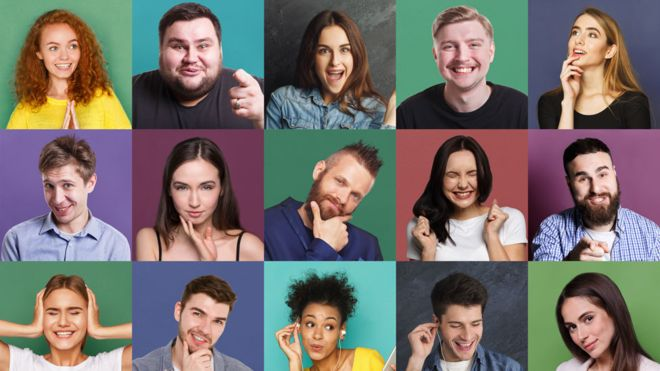
#> input picture imagenesApoyo/caras2.jpg, 660 x 371 px
$ python ejemplo1.py imagenesApoyo/caras2.jpg
#> lines starting #> are read from the running program, lines starting #| are printed output that depends on the picture; after the words box and inside, x2 and y2 are one past the last pixel; in counts of white or black regions, pixels touching at a corner belong together
### visionrostros.py
import cv2
from matplotlib import pyplot as plt


def detectarRostros(imagenAnalizar):
    entrenamiento = "haarcascade_frontalface_default.xml"
    clasificadorRostros = cv2.CascadeClassifier(entrenamiento)

    #imagenAnalizar = cv2.imread(rutaImagen)
    imagenGris = cv2.cvtColor(imagenAnalizar, cv2.COLOR_BGR2GRAY)

    # Rostros detectados imagenAnalizar
    rostros = clasificadorRostros.detectMultiScale(
        imagenGris,
        scaleFactor=1.1,
        minNeighbors=4,
        minSize=(30, 30)
    )

    imagenesRostros = []
    for (x, y, w, h) in rostros:
        ROI = imagenAnalizar[y:y + h, x:x + w]
        imagenesRostros.append(ROI)

    return [rostros, imagenesRostros]
   # return imagenesRostros


#==========================================================
# función que genera archivos de imagenes por cada rostro identificado

def crearRostros(imagenAnalizar, rostros):
    ROI_number = 0
    for (x, y, w, h) in rostros:
        ROI = imagenAnalizar[y:y+h, x:x+w]
        cv2.imwrite(f'./reconocer/ROI_{ROI_number}.png', ROI)
        ROI_number += 1
    print("{} archivos creados...".format(len(rostros)))

#=================================================================
#función que muestra los rostos identificados
def verRostosImagen(imagenAnalizar, rostros):
    print("Encontrado {0} rostros en la imagen!".format(len(rostros)))

    #dibuja un rectangulo al rededor del rostro
    #color = (255,0,0) #BGR: azul
    color = (0,255,0) #BGR: verde
    #color = (0,0,255) #BGR: rojo
    grosor = 2

    for (x, y, w, h) in rostros:
        cv2.rectangle(imagenAnalizar, (x, y), (x+w, y+h), color, grosor)

    cv2.imshow("rostros encontrado", imagenAnalizar)
    print ("[esc] en la imagen para salir...")
    cv2.waitKey(0)


# [43 lines left out: functions pintarRostosImagen, verSubRostros, not called in this run]

### ejemplo1.py
from visionrostros import *
import cv2
import sys


# Valores de entrada
rutaImagen = sys.argv[1]
imagenAnalizar = cv2.imread(rutaImagen)
#> imagenAnalizar is the input picture: shape (371, 660, 3); mean B, G, R 108.3, 112.4, 118

[dataRostros, imagenesRostros] = detectarRostros(imagenAnalizar)
#> in detectarRostros, `imagenGris = cv2.cvtColor(imagenAnalizar, cv2.COLOR_BGR2GRAY)`:
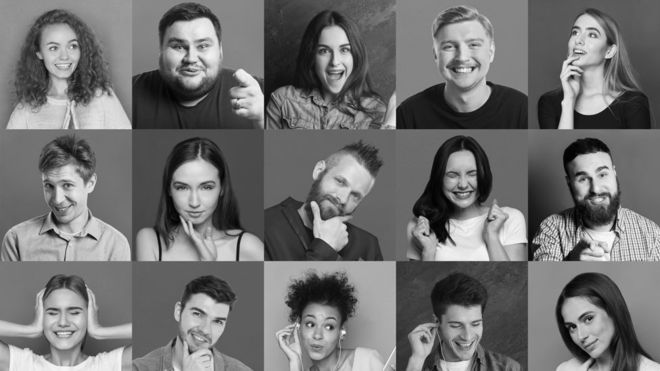
#> imagenGris: shape (371, 660); min 0, max 254, mean 113.6
#> in detectarRostros, `rostros = clasificadorRostros.detectMultiScale( imagenGris, scaleFacto..`: rostros = 13 rows, first 6: [35, 26, 53, 53], [436, 153, 52, 52], [440, 305, 51, 51], [307, 29, 55, 55], [35, 288, 59, 59], [158, 20, 66, 66]
#> the loop in detectarRostros, `for (x, y, w, h) in rostros:` made 13 passes
#> (x, y, w, h) on passes 1 to 12: (35, 26, 53, 53), (436, 153, 52, 52), (440, 305, 51, 51), (307, 29, 55, 55), (35, 288, 59, 59), (158, 20, 66, 66), (164, 163, 62, 62), (559, 14, 51, 51), (37, 163, 57, 57), (292, 303, 56, 56), (432, 20, 64, 64), (563, 151, 62, 62)
#> pass 1, in detectarRostros, `ROI = imagenAnalizar[y:y + h, x:x + w]`:
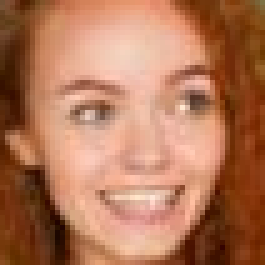
#> ROI: shape (53, 53, 3) (shown 5 times larger); mean B, G, R 87.5, 118, 177.4
#> pass 2, in detectarRostros, `ROI = imagenAnalizar[y:y + h, x:x + w]`:
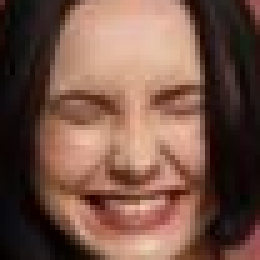
#> ROI: shape (52, 52, 3) (shown 5 times larger); mean B, G, R 70.7, 83.9, 117.2
#> pass 3, in detectarRostros, `ROI = imagenAnalizar[y:y + h, x:x + w]`:
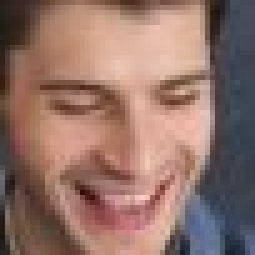
#> ROI: shape (51, 51, 3) (shown 5 times larger); mean B, G, R 104.2, 113.8, 145.7
#> after the loop in detectarRostros, `for (x, y, w, h) in rostros:`: imagenesRostros = 13 items
#> dataRostros has the same summary as rostros in detectarRostros; imagenesRostros = 13 items

#verSubRostros(imagenesRostros)
crearRostros(imagenAnalizar, dataRostros)#
#> the loop in crearRostros, `for (x, y, w, h) in rostros:` made 13 passes
#> after the loop in crearRostros, `for (x, y, w, h) in rostros:`: ROI_number = 13
#> (printed output is left out)
verRostosImagen(imagenAnalizar, dataRostros)
#| Encontrado 13 rostros en la imagen!
#> the loop in verRostosImagen, `for (x, y, w, h) in rostros:` made 13 passes
#> after the loop in verRostosImagen, `for (x, y, w, h) in rostros:`:
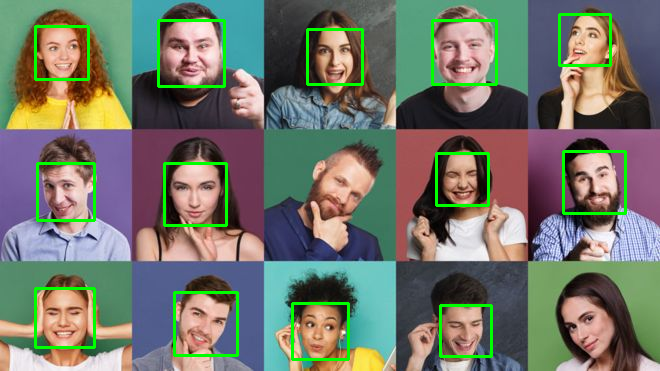
#> imagenAnalizar: shape (371, 660, 3); 3.66% of pixels changed, all inside (x1, y1, x2, y2) = (34, 13, 627, 361)

$ run again, on imagenesApoyo/caras5.jpg
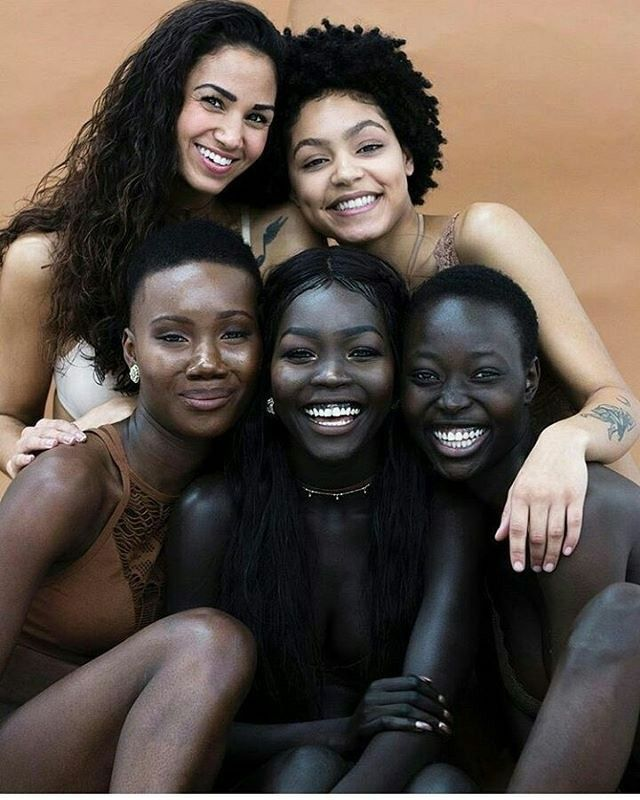
#> input picture imagenesApoyo/caras5.jpg, 640 x 800 px
#> imagenAnalizar is the input picture: shape (800, 640, 3); mean B, G, R 71.2, 79.3, 90.7
#> rostros = [[161, 55, 131, 131], [273, 93, 146, 146], [122, 269, 161, 161], [253, 288, 155, 155]]
#> the loop in detectarRostros, `for (x, y, w, h) in rostros:` made 4 passes
#> pass 1, in detectarRostros, `ROI = imagenAnalizar[y:y + h, x:x + w]`:
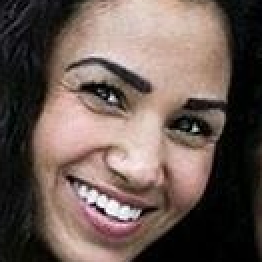
#> ROI: shape (131, 131, 3) (shown 2 times larger); mean B, G, R 83.5, 90.2, 106.8
#> after the loop in detectarRostros, `for (x, y, w, h) in rostros:`: imagenesRostros = 4 items
#> `[dataRostros, imagenesRostros] = detectarRostros(imagenAnalizar)`: dataRostros has the same summary as rostros in detectarRostros
#> the loop in crearRostros, `for (x, y, w, h) in rostros:` made 4 passes
#> after the loop in crearRostros, `for (x, y, w, h) in rostros:`: ROI_number = 4
#> (printed output is left out)
#| Encontrado 4 rostros en la imagen!
#> the loop in verRostosImagen, `for (x, y, w, h) in rostros:` made 4 passes
#> after the loop in verRostosImagen, `for (x, y, w, h) in rostros:`:
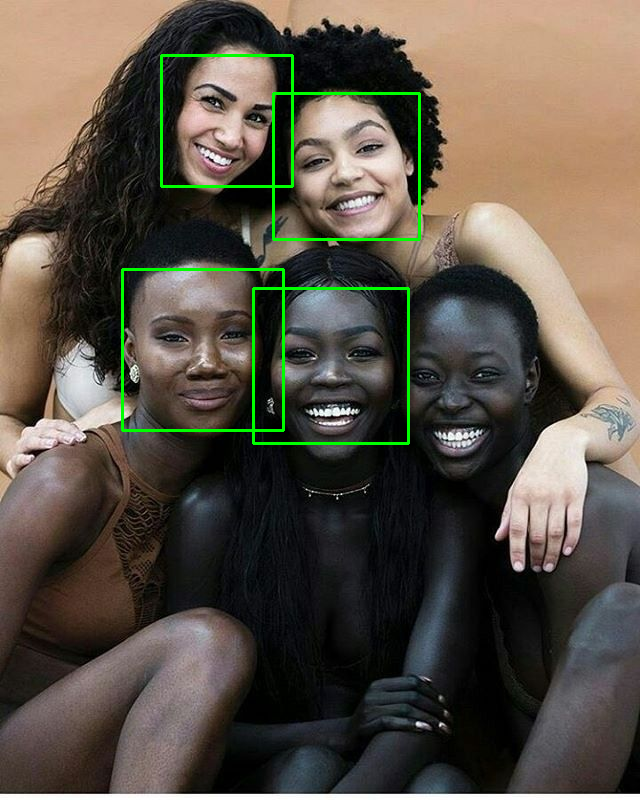
#> imagenAnalizar: shape (800, 640, 3); 1.38% of pixels changed, all inside (x1, y1, x2, y2) = (121, 54, 421, 445)

$ run again, on imagenesApoyo/duque1.jpg
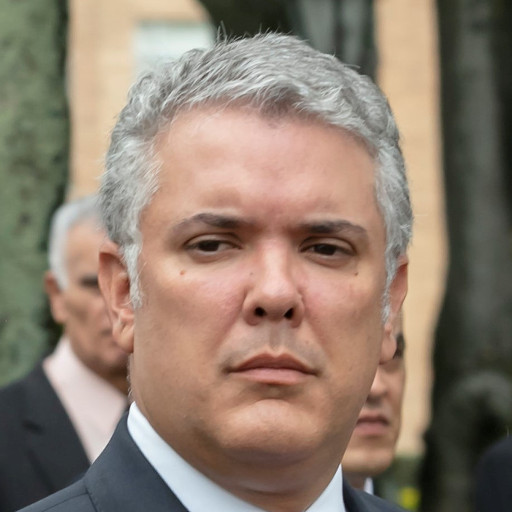
#> input picture imagenesApoyo/duque1.jpg, 512 x 512 px
#> imagenAnalizar is the input picture: shape (512, 512, 3); mean B, G, R 110.8, 125.4, 142.2
#> rostros = [[119, 121, 314, 314]]
#> the loop in detectarRostros, `for (x, y, w, h) in rostros:` made 1 pass
#> pass 1, in detectarRostros, `ROI = imagenAnalizar[y:y + h, x:x + w]`:
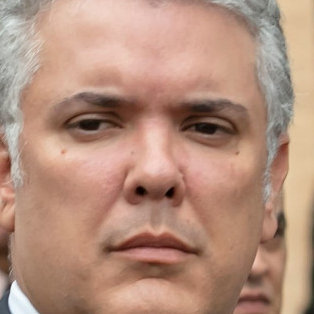
#> ROI: shape (314, 314, 3); mean B, G, R 125.3, 143.9, 181.1
#> after the loop in detectarRostros, `for (x, y, w, h) in rostros:`: imagenesRostros = 1 item
#> `[dataRostros, imagenesRostros] = detectarRostros(imagenAnalizar)`: dataRostros = [[119, 121, 314, 314]]; imagenesRostros = 1 item
#> the loop in crearRostros, `for (x, y, w, h) in rostros:` made 1 pass
#> (x, y, w, h, ROI_number) on pass 1: (119, 121, 314, 314, 1)
#> after the loop in crearRostros, `for (x, y, w, h) in rostros:`: ROI_number = 1
#> (printed output is left out)
#| Encontrado 1 rostros en la imagen!
#> the loop in verRostosImagen, `for (x, y, w, h) in rostros:` made 1 pass
#> after the loop in verRostosImagen, `for (x, y, w, h) in rostros:`:
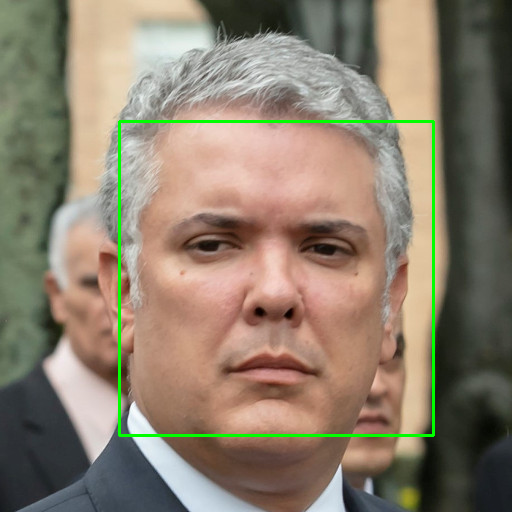
#> imagenAnalizar: shape (512, 512, 3); 1.44% of pixels changed, all inside (x1, y1, x2, y2) = (118, 120, 435, 437)
